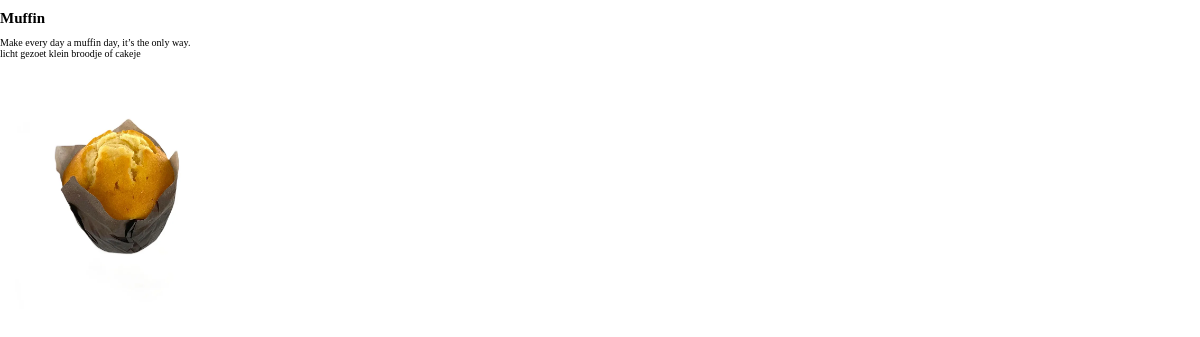
/product.php?slug=muffin-naturel, run on the app's committed database.
### tables this page shows
CREATE TABLE IF NOT EXISTS `Producten` (
  `id` int(11) NOT NULL AUTO_INCREMENT,
  `slug` varchar(255) DEFAULT NULL,
  `introtekst` varchar(120) DEFAULT NULL,
  `omschrijving` varchar(120) DEFAULT NULL,
  `Titel` varchar(120) DEFAULT NULL,
  `foto` varchar(120) DEFAULT NULL,
  PRIMARY KEY (`id`)
);

### public/product.php (the view, shortened to what this page needs)
<?php
require_once '../src/config.php';
$slug = $_GET['slug'];
$sql = "SELECT titel, introtekst, foto, slug, omschrijving  FROM producten WHERE slug='$slug'";
$result = $conn->query($sql);
?>
<!DOCTYPE html>
<html lang="en">
<head>
    <link rel="stylesheet" href="css/style.css">
</head>
<body>
    <?php
    if ($result->num_rows > 0) {
        $row = $result->fetch_assoc();
        echo '<h2 class="product__h2">' . $row["titel"] . '</h2>';
        echo '<p class="product__p">' . $row["introtekst"] . '</p>';
        echo '<p class="product__p">' . $row["omschrijving"] . '</p>';
        echo '<img class="product__img" src="../images/' . $row["foto"] . '">';
    } else {
        echo "geen product gevonden";
    }
    ?>
</body>
</html>

### public/css/style.css (style rules this page uses)
*, *::before, *::after { margin: 0; padding: 0; box-sizing: border-box; }
html { font-size: 62.5%; }
.product__h2 { color: black; text-decoration: none; margin-top: 1rem; margin-bottom: 1rem; }
.product__p { text-decoration: none; }
.product__img { max-width: 25rem; max-height: 25rem; height: auto; object-fit: cover; }

### data on the page
producten: Titel "Muffin", introtekst "Make every day a muffin day, it’s the only way.", omschrijving "licht gezoet klein broodje of cakeje", foto (picture)
